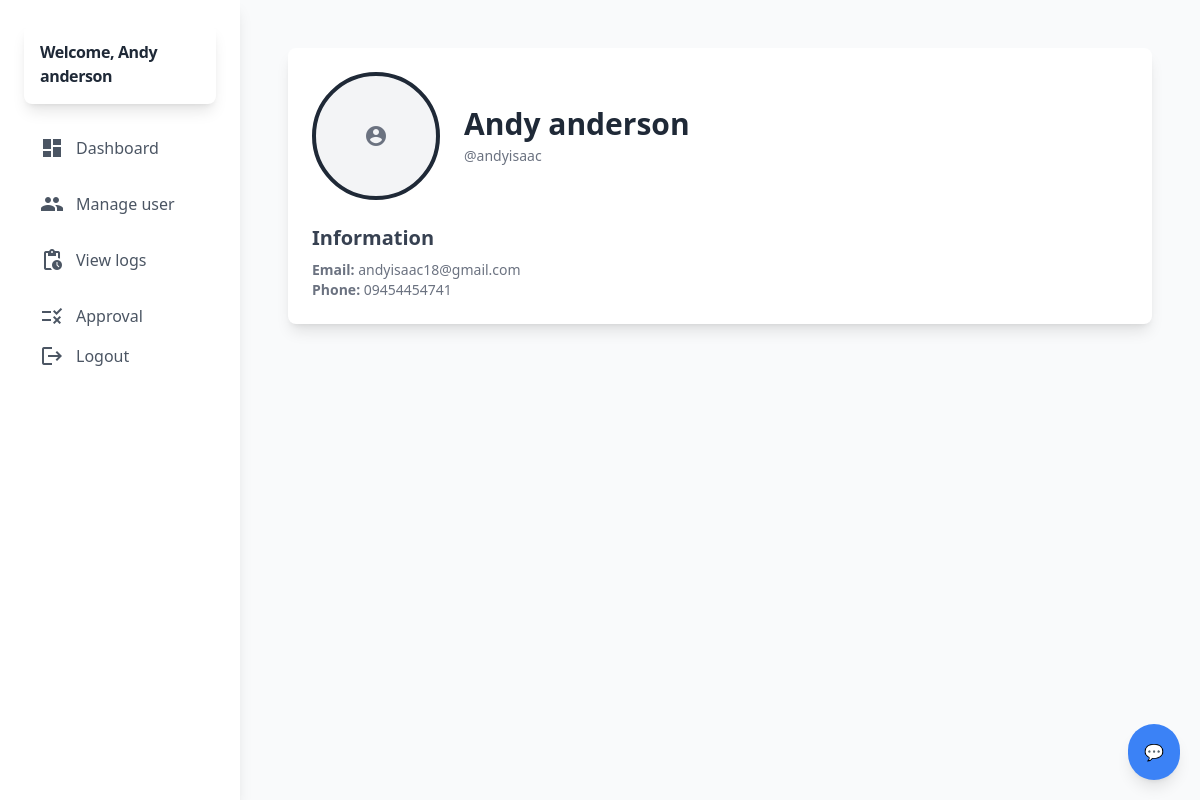
Screenshot of /admin/profile.php (signed in) with the database file from the repository.
### tables this page shows
CREATE TABLE `user` (
  `id` int(11) NOT NULL,
  `name` varchar(255) NOT NULL,
  `username` varchar(255) NOT NULL,
  `email` varchar(255) NOT NULL,
  `phone` varchar(60) NOT NULL,
  `profile_picture` varchar(255) DEFAULT NULL,
  `password` varchar(255) NOT NULL,
  `type` varchar(60) NOT NULL,
  `status` int(11) NOT NULL DEFAULT 1 COMMENT '0=deleted,1=existing'
);

### admin/backend/db.php (called while the page is built, shortened)
<?php
class db_connect
{
    public $host = db_host;
    public $user = db_user;
    public $pass = db_pass;
    public $name = db_name;
    public function connect()
    {
        try {
            $this->conn = new mysqli($this->host, $this->user, $this->pass, $this->name);
        } catch (\Throwable $th) {
            header("Location:setup.php");
        }
    }
}

### admin/backend/class.php (called while the page is built, shortened)
<?php
include ('db.php');
class global_class extends db_connect
{
    public function check_account($user_id ) {
        $query = "SELECT * FROM user WHERE id = $user_id";
        $result = $this->conn->query($query);
        $items = [];
        if ($result && $result->num_rows > 0) {
            while ($row = $result->fetch_assoc()) {
                $items[] = $row;
            }
        }
        return $items;
    }
}

### admin/profile.php (the view)
<?php
include "components/header.php";
$userImage = !empty($account[0]['profile_picture']) ? $account[0]['profile_picture'] : null;
?>
<div class="max-w-4xl mx-auto p-6 bg-white shadow-lg rounded-lg">
    <div class="flex items-center space-x-6">
        <div class="w-32 h-32 rounded-full border-4 border-gray-800 overflow-hidden flex items-center justify-center bg-gray-100">
            <?php if ($userImage): ?>
                <img src="../assets/upload_files/<?php echo $userImage; ?>" alt="User Avatar" class="w-full h-full object-cover">
            <?php else: ?>
                <span class="material-icons text-gray-500 text-6xl">account_circle</span>
            <?php endif; ?>
        </div>
        <div>
            <h1 class="text-3xl font-bold text-gray-800"><?= ucfirst($account[0]['name']) ?></h1>
            <p class="text-sm text-gray-500 mt-1">@<?= $account[0]['username'] ?></p>
        </div>
    </div>
    <div class="mt-6">
        <h2 class="text-xl font-semibold text-gray-700">Information</h2>
        <p class="text-sm text-gray-500 mt-2"><strong>Email:</strong> <?= $account[0]['email'] ?? 'Not provided' ?></p>
        <p class="text-sm text-gray-500"><strong>Phone:</strong> <?= $account[0]['phone'] ?? 'Not provided' ?></p>
    </div>
</div>
<?php include "components/footer.php"; ?>

### admin/components/header.php (shortened to what this page needs)
<?php
include('backend/class.php');
$db = new global_class();
if (isset($_SESSION['id'])) {
    $admin_id = intval($_SESSION['id']);
    $account = $db->check_account($admin_id);
} else {
   header('location: index.php');
}
?>
<!DOCTYPE html>
<html lang="en">
<head>
  <script src="https://cdn.tailwindcss.com"></script>
  <link rel="stylesheet" href="https://cdnjs.cloudflare.com/ajax/libs/AlertifyJS/1.13.1/css/alertify.css" />
</head>
<body class="bg-gray-100 font-sans antialiased">
  <div class="min-h-screen flex flex-col lg:flex-row">
<aside id="sidebar" class="bg-white shadow-lg w-64 lg:w-1/5 xl:w-1/6 p-6 space-y-6 lg:static fixed inset-y-0 left-0 z-50 transform -translate-x-full lg:translate-x-0 transition-transform duration-300 ease-in-out">
  <div class="flex items-center space-x-4 p-4 bg-white rounded-lg shadow-lg hover:shadow-xl transition-shadow duration-300">
  <h1 class="text-1xl font-bold text-gray-800 tracking-tight text-left lg:text-left hover:text-indigo-600 transition-colors duration-300">Welcome, <?=ucfirst($account[0]['name'])?></h1>
</div>
  <nav class="space-y-4 text-left lg:text-left">
    <?php if($account[0]['type']=="super admin"){?>
      <a href="index.php" class="flex items-center lg:justify-start space-x-3 text-gray-600 hover:text-blue-500 hover:bg-gray-100 px-4 py-2 rounded-md transition-all duration-300">
          <span class="material-icons">dashboard</span>
          <span>Dashboard</span>
      </a>
        <a href="manage_user.php" class="flex items-center lg:justify-start space-x-3 text-gray-600 hover:text-blue-500 hover:bg-gray-100 px-4 py-2 rounded-md transition-all duration-300">
          <span class="material-icons">group</span>
          <span>Manage user </span>
      </a>
      <a href="view_logs.php" class="flex items-center lg:justify-start space-x-3 text-gray-600 hover:text-blue-500 hover:bg-gray-100 px-4 py-2 rounded-md transition-all duration-300">
          <span class="material-icons">pending_actions</span>
          <span>View logs</span>
      </a>
      <a href="approval.php" class="flex items-center lg:justify-start space-x-3 text-gray-600 hover:text-blue-500 hover:bg-gray-100 px-4 py-2 rounded-md transition-all duration-300">
          <span class="material-icons">rule</span>
          <span>Approval</span>
      </a>
      <?php } ?>
      <a href="logout.php">
          <button class="flex items-center lg:justify-start  space-x-3 text-gray-600 hover:text-red-500 hover:bg-gray-100 px-4 py-2 rounded-md transition-all duration-300">
              <span class="material-icons">logout</span>
              <span>Logout</span>
          </button>
        </a>
  </nav>
</aside>
    <main class="flex-1 bg-gray-50 p-8 lg:p-12">

### rows the page displays
user: name "Andy anderson", username "andyisaac", email "andyisaac18@gmail.com", phone "09454454741"
